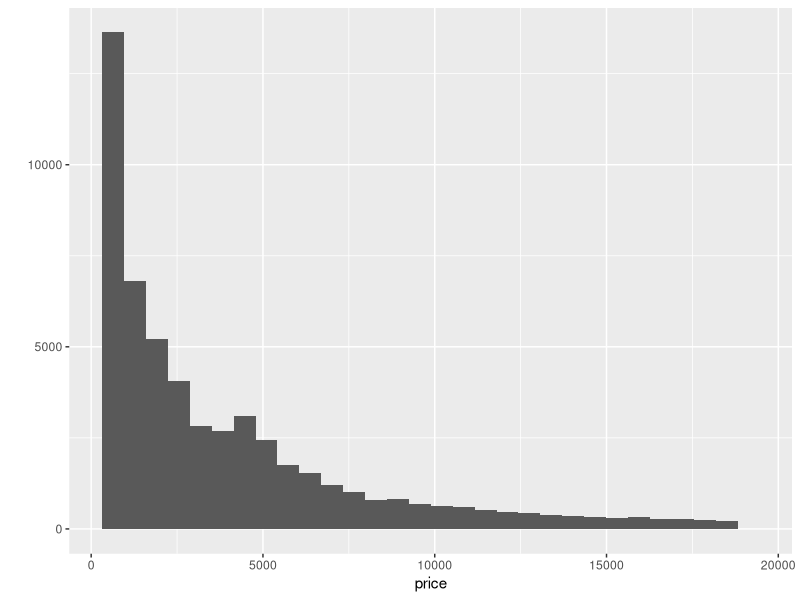
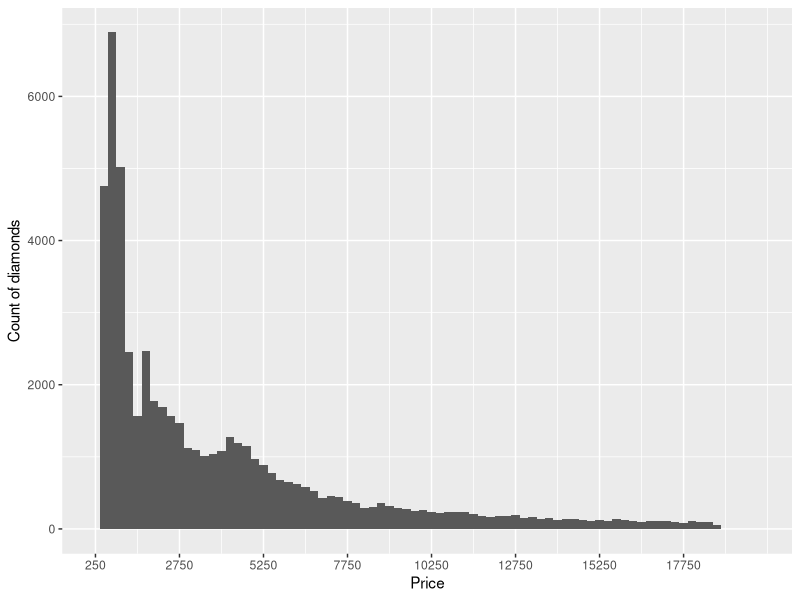
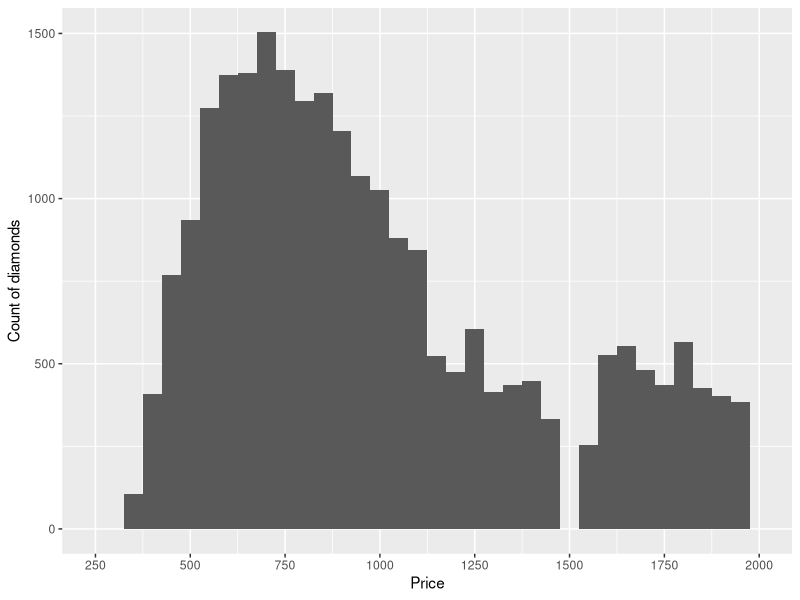
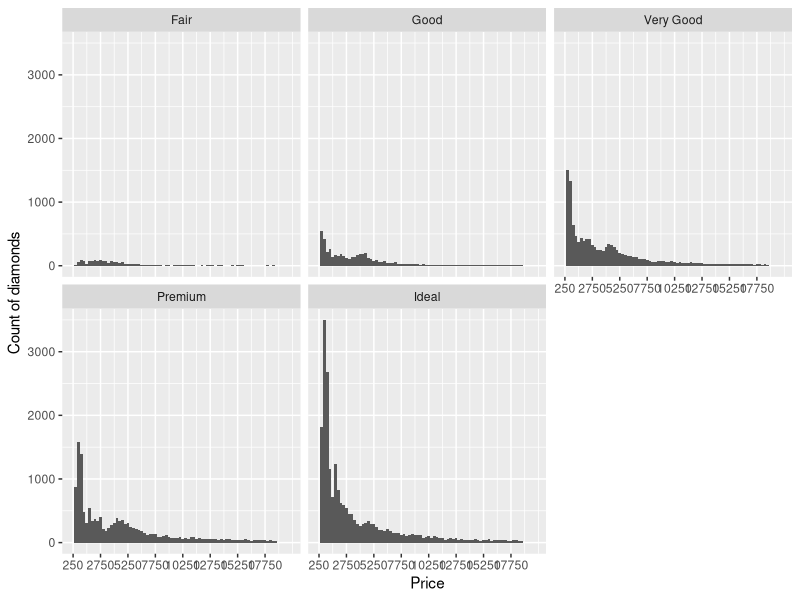
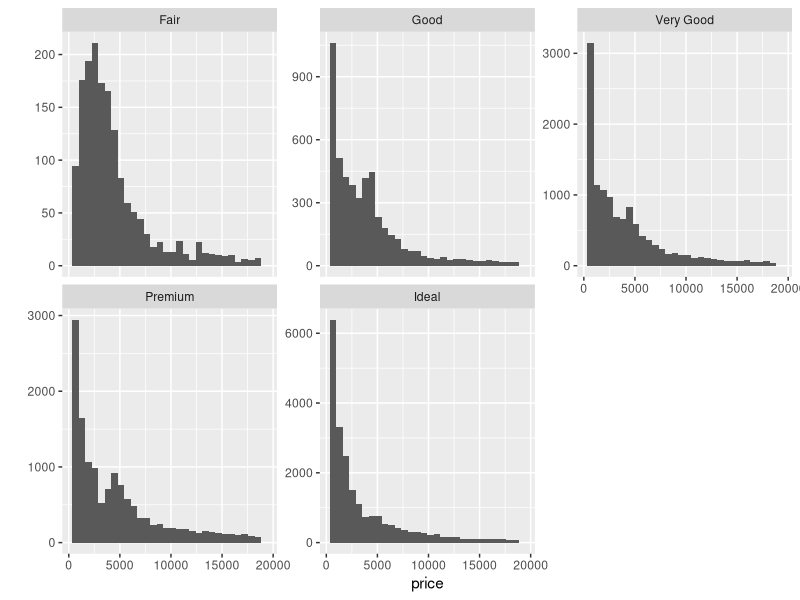
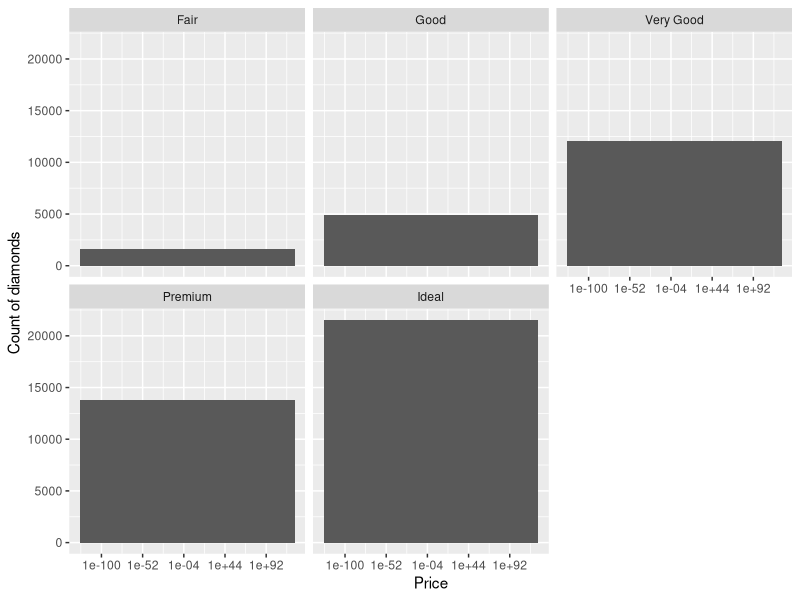

R code for these plots, in order:
# Install packages
install.packages("ggplot2")
install.packages("gridExtra")
library(ggplot2)
library(gridExtra)

# Load diamonds data set, and initial analysis
str(diamonds)
head(diamonds)
colnames(diamonds)
summary(diamonds)
#View(diamonds)

# Histogram of price of all the diamonds
qplot(x = price, data = diamonds)

# Summary of price information
summary(diamonds$price)

# Counts
sum(diamonds$price < 500)
sum(diamonds$price < 250)
sum(diamonds$price >= 15000)

# Exploring the largest peak in the histogram
# Entire histogram
qplot(x = price, data = diamonds, binwidth = 250, 
      xlab = "Price", ylab = "Count of diamonds") +
  scale_x_continuous(limits = c(250, 20000), breaks = seq(250, 20000, 2500))
# Zooming in on highest peak
qplot(x = price, data = diamonds, binwidth = 50, 
      xlab = "Price", ylab = "Count of diamonds") +
  scale_x_continuous(limits = c(250, 2000), breaks = seq(250, 2000, 250))

# Break out prices by cut
# Histograms
qplot(x = price, data = diamonds, binwidth = 250, 
      xlab = "Price", ylab = "Count of diamonds") +
  scale_x_continuous(limits = c(250, 20000), breaks = seq(250, 20000, 2500)) + 
  facet_wrap(~cut)
# Numerical
by(diamonds$price, diamonds$cut, summary)
# Using Max due to rounding
by(diamonds$price, diamonds$cut, max)

# Scales & multiple histograms
qplot(x = price, data = diamonds) + 
  facet_wrap(~cut, scales = "free_y")

# Price per Carat by Cut
qplot(x = price, data = diamonds, binwidth = 250, 
      xlab = "Price", ylab = "Count of diamonds") +
  scale_x_continuous(limits = c(250, 20000), breaks = seq(250, 20000, 2500)) + 
  facet_wrap(~cut) +
  scale_x_log10()
